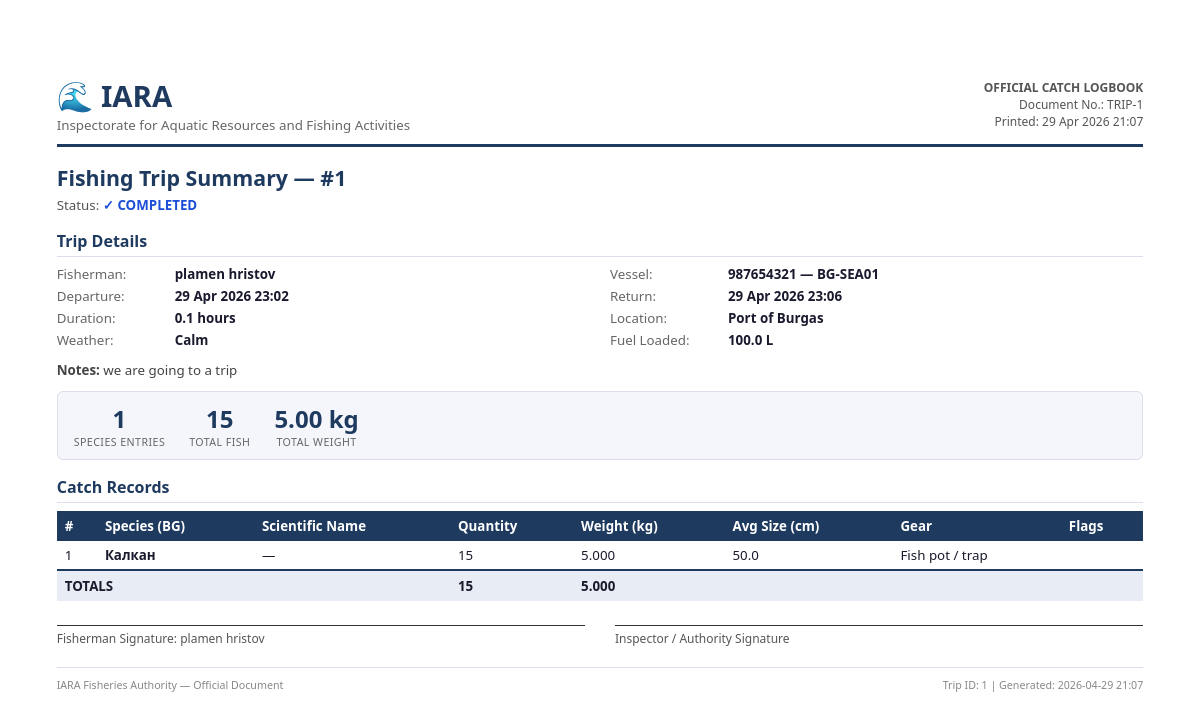
The page /trips/1/print (signed in) on the database its author committed.
### iara_app/models.py (models this page shows, shortened)
class FishingTrip(db.Model):
    __tablename__ = "fishing_trip"
    id             = db.Column(db.Integer, primary_key=True)
    fisherman_id   = db.Column(db.Integer, db.ForeignKey("users.id"), nullable=False)
    vessel_id      = db.Column(db.Integer, db.ForeignKey("vessel.id"), nullable=True)
    start_datetime = db.Column(db.DateTime, nullable=False)
    end_datetime   = db.Column(db.DateTime, nullable=True)   # set when trip ends
    location       = db.Column(db.String(255), nullable=True)
    weather        = db.Column(db.String(100), nullable=True)  # e.g. "Calm / 3 Bft"
    fuel_liters    = db.Column(db.Float, nullable=True)
    notes          = db.Column(db.Text, nullable=True)
    status         = db.Column(db.String(20), nullable=False, default=TripStatus.ACTIVE.value)
    created_at     = db.Column(db.DateTime, default=datetime.utcnow)
    fisherman      = db.relationship("User", foreign_keys=[fisherman_id], backref="fishing_trips")
    catch_records  = db.relationship("CatchRecord", backref="trip", lazy=True,
                                      cascade="all, delete-orphan")
    @property
    def duration_hours(self):
        if self.end_datetime and self.start_datetime:
            delta = self.end_datetime - self.start_datetime
            return round(delta.total_seconds() / 3600, 1)
        return None

class User(UserMixin, db.Model):
    __tablename__ = "users"
    id = db.Column(db.Integer, primary_key=True)
    first_name = db.Column(db.String(50), nullable=False)
    last_name = db.Column(db.String(50), nullable=False)
    email = db.Column(db.String(120), unique=True, nullable=False)
    phone = db.Column(db.String(20), nullable=False)
    role = db.Column(db.String(50), nullable=False)
    password_hash = db.Column(db.String(128), nullable=False)
    vessel_registration = db.Column(db.String(50))
    fishing_permit_number = db.Column(db.String(50))
    inspector_id = db.Column(db.Integer, db.ForeignKey("users.id"), nullable=True)
    id_number = db.Column(db.String(50))
    age_category = db.Column(db.String(20))
    created_at = db.Column(db.DateTime, default=datetime.utcnow)
    is_active = db.Column(db.Boolean, default=True)
    reset_token       = db.Column(db.String(100), nullable=True)
    reset_token_expiry = db.Column(db.DateTime, nullable=True)
    failed_logins   = db.Column(db.Integer, default=0)
    locked_until    = db.Column(db.DateTime, nullable=True)
    inspections = db.relationship("Inspection", foreign_keys="Inspection.inspector_id", backref="inspector", lazy=True)
    scheduled_inspections = db.relationship("ScheduledInspection", foreign_keys="ScheduledInspection.inspector_id", backref="assigned_inspector", lazy=True)
    created_scheduled_inspections = db.relationship("ScheduledInspection", foreign_keys="ScheduledInspection.created_by_id", backref="created_by_user", lazy=True)
    audit_logs = db.relationship("AuditLog", foreign_keys="AuditLog.user_id", backref="user", lazy=True)

class Vessel(db.Model):
    __tablename__ = "vessel"
    id = db.Column(db.Integer, primary_key=True)
    international_number = db.Column(db.String(50), nullable=False, unique=True)
    call_sign            = db.Column(db.String(50), nullable=False)
    marking              = db.Column(db.String(50), nullable=False)
    name_bg = db.Column(db.String(150))
    name_en = db.Column(db.String(150))
    port_registration = db.Column(db.String(100))
    registration_date = db.Column(db.Date)
    status = db.Column(db.String(20), nullable=False, default=VesselStatus.ACTIVE.value)
    length        = db.Column(db.Float, nullable=False)
    width         = db.Column(db.Float, nullable=False)
    gross_tonnage = db.Column(db.Float)
    engine_power  = db.Column(db.Integer, nullable=False)
    owner_name   = db.Column(db.String(100), nullable=False)
    owner_egn    = db.Column(db.String(20))
    captain_name = db.Column(db.String(100), nullable=False)
    created_at = db.Column(db.DateTime, default=datetime.utcnow)
    permits              = db.relationship("Permit", backref="vessel", lazy=True)
    inspections          = db.relationship("Inspection", backref="vessel", lazy=True)
    scheduled_inspections = db.relationship("ScheduledInspection", backref="vessel", lazy=True)
    documents            = db.relationship("VesselDocument", backref="vessel", lazy=True, cascade="all, delete-orphan")
    photos               = db.relationship("VesselPhoto", backref="vessel", lazy=True, cascade="all, delete-orphan")
    ownership_history    = db.relationship("VesselOwnershipHistory", backref="vessel", lazy=True, cascade="all, delete-orphan")
    fishing_trips        = db.relationship("FishingTrip", backref="vessel", lazy=True)

class CatchRecord(db.Model):
    __tablename__ = "catch_record"
    id                = db.Column(db.Integer, primary_key=True)
    trip_id           = db.Column(db.Integer, db.ForeignKey("fishing_trip.id"), nullable=False)
    species_id        = db.Column(db.Integer, db.ForeignKey("species.id"), nullable=True)
    species_name_free = db.Column(db.String(150), nullable=True)  # if not in species table
    quantity          = db.Column(db.Integer, nullable=False, default=1)
    weight_kg         = db.Column(db.Float, nullable=False)
    size_cm           = db.Column(db.Float, nullable=True)  # average/representative size
    gear_type_id      = db.Column(db.Integer, db.ForeignKey("gear_type.id"), nullable=True)
    notes             = db.Column(db.Text, nullable=True)
    created_at        = db.Column(db.DateTime, default=datetime.utcnow)
    species   = db.relationship("Species",  foreign_keys=[species_id],  backref="catch_records")
    gear_type = db.relationship("GearType", foreign_keys=[gear_type_id], backref="catch_records")
    @property
    def display_species(self):
        if self.species:
            return self.species.name_bg
        return self.species_name_free or "Unknown"

class GearType(db.Model):
    __tablename__ = "gear_type"
    id                  = db.Column(db.Integer, primary_key=True)
    code                = db.Column(db.String(20), nullable=False, unique=True)  # FAO/EU code e.g. 'TBB'
    name                = db.Column(db.String(150), nullable=False)  # human-readable name
    description         = db.Column(db.Text, nullable=True)
    mesh_size_required  = db.Column(db.Boolean, nullable=False, default=False)
    min_mesh_size_mm    = db.Column(db.Float, nullable=True)
    is_legal            = db.Column(db.Boolean, nullable=False, default=True)
    created_at          = db.Column(db.DateTime, default=datetime.utcnow)
    updated_at          = db.Column(db.DateTime, default=datetime.utcnow, onupdate=datetime.utcnow)

### iara_app/routes/trips.py (the view)
@bp.route("/<int:trip_id>/print")
@login_required
def trip_print(trip_id):
    _require_roles(*ALL_ROLES)
    trip = _get_trip_or_404(trip_id)
    _assert_trip_owner(trip)
    total_weight = sum(r.weight_kg for r in trip.catch_records if r.weight_kg)
    total_qty    = sum(r.quantity  for r in trip.catch_records if r.quantity)
    return render_template(
        "trips/trip_print.html",
        trip=trip,
        total_weight=round(total_weight, 2),
        total_qty=total_qty,
        printed_at=datetime.now(),
    )

### iara_app/__init__.py (called while the page is built)
def create_app():
    app = Flask(__name__)
    app.config.from_object(Config)
    db.init_app(app)
    login_manager.init_app(app)
    migrate.init_app(app, db)
    csrf.init_app(app)
    from .models import User
    @login_manager.user_loader
    def load_user(user_id):
        user = db.session.get(User, int(user_id))   # SQLAlchemy 2.x style
        if user is None:
            return None
        if not user.is_active:
            return None
        return user
    from .routes import register_blueprints
    register_blueprints(app)
    scheduler.init_app(app)
    scheduler.start()
    scheduler.add_job(
        id="expire_permits_daily",
        func=expire_old_permits,
        trigger="interval",
        days=1
    )
    return app

### iara_app/routes/trips.py (called while the page is built)
def _require_roles(*roles):
    if current_user.role not in roles:
        abort(403)

def _get_trip_or_404(trip_id):
    return FishingTrip.query.get_or_404(trip_id)

def _assert_trip_owner(trip):
    if current_user.role in STAFF_ROLES:
        return
    if trip.fisherman_id != current_user.id:
        abort(403)

### iara_app/templates/trips/trip_print.html (shortened to what this page needs)
<!DOCTYPE html>
<html lang="en">
<head>
</head>
<body>
  <div class="print-header">
    <div>
      <div class="print-brand">
        🌊 IARA
        <span>Inspectorate for Aquatic Resources and Fishing Activities</span>
      </div>
    </div>
    <div class="print-meta">
      <strong>OFFICIAL CATCH LOGBOOK</strong><br>
      Document No.: TRIP-{{ trip.id }}<br>
      Printed: {{ printed_at.strftime('%d %b %Y %H:%M') }}
    </div>
  </div>
  <h1>Fishing Trip Summary — #{{ trip.id }}</h1>
  <p style="color:#555;font-size:10pt;margin-bottom:12px;">
    Status:
    {% if trip.status == 'active' %}
      <span class="status-active">● ACTIVE (in progress)</span>
    {% else %}
      <span class="status-completed">✓ COMPLETED</span>
    {% endif %}
  </p>
  <h2>Trip Details</h2>
  <div class="info-grid">
    <div class="info-row">
      <span class="info-label">Fisherman:</span>
      <span class="info-value">{{ trip.fisherman.first_name }} {{ trip.fisherman.last_name }}</span>
    </div>
    <div class="info-row">
      <span class="info-label">Vessel:</span>
      <span class="info-value">
        {% if trip.vessel %}{{ trip.vessel.international_number }} — {{ trip.vessel.name_bg or trip.vessel.call_sign }}
        {% else %}N/A{% endif %}
      </span>
    </div>
    <div class="info-row">
      <span class="info-label">Departure:</span>
      <span class="info-value">{{ trip.start_datetime.strftime('%d %b %Y %H:%M') }}</span>
    </div>
    <div class="info-row">
      <span class="info-label">Return:</span>
      <span class="info-value">
        {% if trip.end_datetime %}{{ trip.end_datetime.strftime('%d %b %Y %H:%M') }}{% else %}—{% endif %}
      </span>
    </div>
    <div class="info-row">
      <span class="info-label">Duration:</span>
      <span class="info-value">{{ trip.duration_hours ~ ' hours' if trip.duration_hours else '—' }}</span>
    </div>
    <div class="info-row">
      <span class="info-label">Location:</span>
      <span class="info-value">{{ trip.location or '—' }}</span>
    </div>
    <div class="info-row">
      <span class="info-label">Weather:</span>
      <span class="info-value">{{ trip.weather or '—' }}</span>
    </div>
    <div class="info-row">
      <span class="info-label">Fuel Loaded:</span>
      <span class="info-value">{{ (trip.fuel_liters ~ ' L') if trip.fuel_liters else '—' }}</span>
    </div>
  </div>
  {% if trip.notes %}
  <p style="font-size:10pt;color:#444;margin-bottom:12px;">
    <strong>Notes:</strong> {{ trip.notes }}
  </p>
  {% endif %}
  <div class="totals-box">
    <div class="total-item">
      <div class="total-value">{{ trip.catch_records|length }}</div>
      <div class="total-label">Species Entries</div>
    </div>
    <div class="total-item">
      <div class="total-value">{{ total_qty }}</div>
      <div class="total-label">Total Fish</div>
    </div>
    <div class="total-item">
      <div class="total-value">{{ "%.2f"|format(total_weight) }} kg</div>
      <div class="total-label">Total Weight</div>
    </div>
  </div>
  <h2>Catch Records</h2>
  {% if trip.catch_records %}
  <table>
    <thead>
      <tr>
        <th>#</th>
        <th>Species (BG)</th>
        <th>Scientific Name</th>
        <th>Quantity</th>
        <th>Weight (kg)</th>
        <th>Avg Size (cm)</th>
        <th>Gear</th>
        <th>Flags</th>
      </tr>
    </thead>
    <tbody>
      {% for rec in trip.catch_records %}
      <tr>
        <td>{{ loop.index }}</td>
        <td><strong>{{ rec.display_species }}</strong></td>
        <td>
          {% if rec.species and rec.species.scientific_name %}
            <em>{{ rec.species.scientific_name }}</em>
          {% else %}—{% endif %}
        </td>
        <td>{{ rec.quantity }}</td>
        <td>{{ "%.3f"|format(rec.weight_kg) }}</td>
        <td>{{ rec.size_cm or '—' }}</td>
        <td>{{ rec.gear_type.name if rec.gear_type else '—' }}</td>
        <td>
        </td>
      </tr>
      {% endfor %}
    </tbody>
    <tfoot>
      <tr>
        <td colspan="3"><strong>TOTALS</strong></td>
        <td><strong>{{ total_qty }}</strong></td>
        <td><strong>{{ "%.3f"|format(total_weight) }}</strong></td>
        <td colspan="3"></td>
      </tr>
    </tfoot>
  </table>
  {% else %}
  <p style="color:#888;font-style:italic;">No catch records for this trip.</p>
  {% endif %}
  <div class="sig-box">
    <div>
      <div class="sig-line">
        Fisherman Signature: {{ trip.fisherman.first_name }} {{ trip.fisherman.last_name }}
      </div>
    </div>
    <div>
      <div class="sig-line">
        Inspector / Authority Signature
      </div>
    </div>
  </div>
  <div class="print-footer">
    <span>IARA Fisheries Authority — Official Document</span>
    <span>Trip ID: {{ trip.id }} | Generated: {{ printed_at.strftime('%Y-%m-%d %H:%M') }}</span>
  </div>
</body>
</html>

### iara_app/templates/trips/trip_print.html (style rules this page uses)
* { box-sizing: border-box; margin: 0; padding: 0; }
body { font-family: 'Segoe UI', Arial, sans-serif; font-size: 12pt; color: #1a1a2e; background: #fff; padding: 20mm 15mm; }
.print-header { display: flex; align-items: center; justify-content: space-between; border-bottom: 3px solid #1e3a5f; padding-bottom: 10px; margin-bottom: 16px; }
.print-brand { font-size: 22pt; font-weight: 800; color: #1e3a5f; }
.print-brand span { font-size: 10pt; font-weight: 400; color: #666; display: block; }
.print-meta { text-align: right; font-size: 9pt; color: #555; }
h1 { font-size: 16pt; font-weight: 700; margin-bottom: 4px; color: #1e3a5f; }
h2 { font-size: 12pt; font-weight: 600; margin: 16px 0 8px; color: #1e3a5f; border-bottom: 1px solid #dde; padding-bottom: 4px; }
.info-grid { display: grid; grid-template-columns: 1fr 1fr; gap: 4px 20px; margin-bottom: 12px; }
.info-row { display: flex; gap: 8px; font-size: 10pt; }
.info-label { color: #666; min-width: 110px; }
.info-value { font-weight: 600; }
table { width: 100%; border-collapse: collapse; font-size: 10pt; margin-bottom: 12px; }
thead th { background: #1e3a5f; color: #fff; padding: 6px 8px; text-align: left; font-weight: 600; }
tbody td { padding: 5px 8px; border-bottom: 1px solid #e0e5f0; }
tfoot td { background: #e8ecf5; padding: 6px 8px; font-weight: 700; border-top: 2px solid #1e3a5f; }
.totals-box { display: flex; gap: 24px; background: #f4f6fb; border: 1px solid #dde; border-radius: 6px; padding: 10px 16px; margin-bottom: 16px; }
.total-item { text-align: center; }
.total-value { font-size: 18pt; font-weight: 800; color: #1e3a5f; }
.total-label { font-size: 8pt; color: #666; text-transform: uppercase; letter-spacing: .04em; }
.status-completed { color: #1d4ed8; font-weight: 700; }
.print-footer { margin-top: 20px; padding-top: 10px; border-top: 1px solid #dde; font-size: 8pt; color: #888; display: flex; justify-content: space-between; }
.sig-box { display: grid; grid-template-columns: 1fr 1fr; gap: 30px; margin-top: 24px; }
.sig-line { border-top: 1px solid #333; padding-top: 4px; font-size: 9pt; color: #555; }

### rows shown on the page
FishingTrip: id "1", start_datetime "29 Apr 2026 23:02", end_datetime "29 Apr 2026 23:06", end_datetime+start_datetime "0.1 hours", location "Port of Burgas", weather "Calm", fuel_liters "100.0 L", notes "we are going to a trip"
User: fisherman.first_name "plamen", fisherman.last_name "hristov"
Vessel: vessel.international_number "987654321", vessel "BG-SEA01"
CatchRecord: display_species "Калкан", quantity "15", weight_kg "5.000", size_cm "50.0", gear_type "Fish pot / trap"

### other values the page prints
{{ trip.catch_records|length }} "1"
{{ total_qty }} "15"
{{ "%.2f"|format(total_weight) }} "5.00"
{{ "%.3f"|format(total_weight) }} "5.000"
